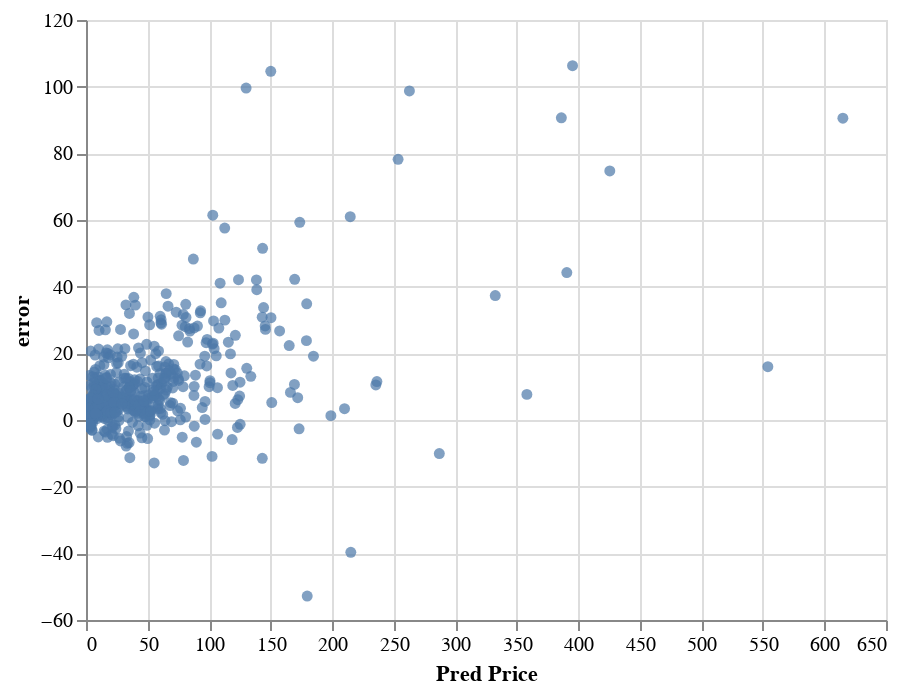

Here is the notebook cell this chart was saved with:
### Markdown cell above
### We observe that expiration has a linear trend with respect to error terms. Strike price and Underlying price seems uncertrain with respect to linear relationship with error term.
### Increase in price increases error rate

### Code cell
alt.Chart(source ).mark_circle().encode(
    alt.X("Pred Price", type='quantitative'),
    alt.Y("error", type='quantitative'),
).interactive()

### Figure 1 — Vega-Lite specification as saved in the notebook (floating-point values rounded to 4 significant figures; data arrays with more than 128 entries replaced by an {"elided": "..."} marker saying what was removed)
{"config": {"view": {"continuousWidth": 400, "continuousHeight": 300}}, "data": {"name": "data-b150c428e8ea1eb79613943b8d1455cd"}, "mark": "circle", "encoding": {"x": {"type": "quantitative", "field": "Pred Price"}, "y": {"type": "quantitative", "field": "error"}}, "selection": {"selector003": {"type": "interval", "bind": "scales", "encodings": ["x", "y"]}}, "$schema": "https://vega.github.io/schema/vega-lite/v4.8.1.json", "datasets": {"data-b150c428e8ea1eb79613943b8d1455cd": {"elided": "500 records"}}}
